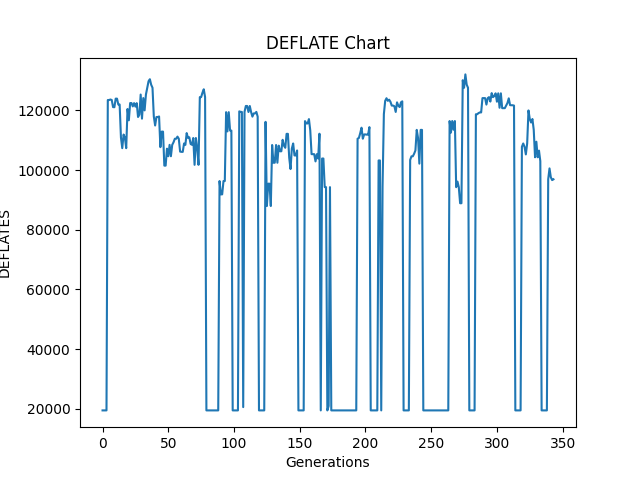

Source code (Python):
import pandas as pd
import matplotlib.pyplot as plt

# read the Excel file into a pandas dataframe
df = pd.read_excel('plot_data.xlsx')

# plot the column as a bar chart
plt.plot(df['DEFLATES'])

# set the chart title and axis labels
plt.title('DEFLATE Chart')
plt.xlabel('Generations')
plt.ylabel('DEFLATES')

# save the chart as an image file
plt.savefig('plot.png')
